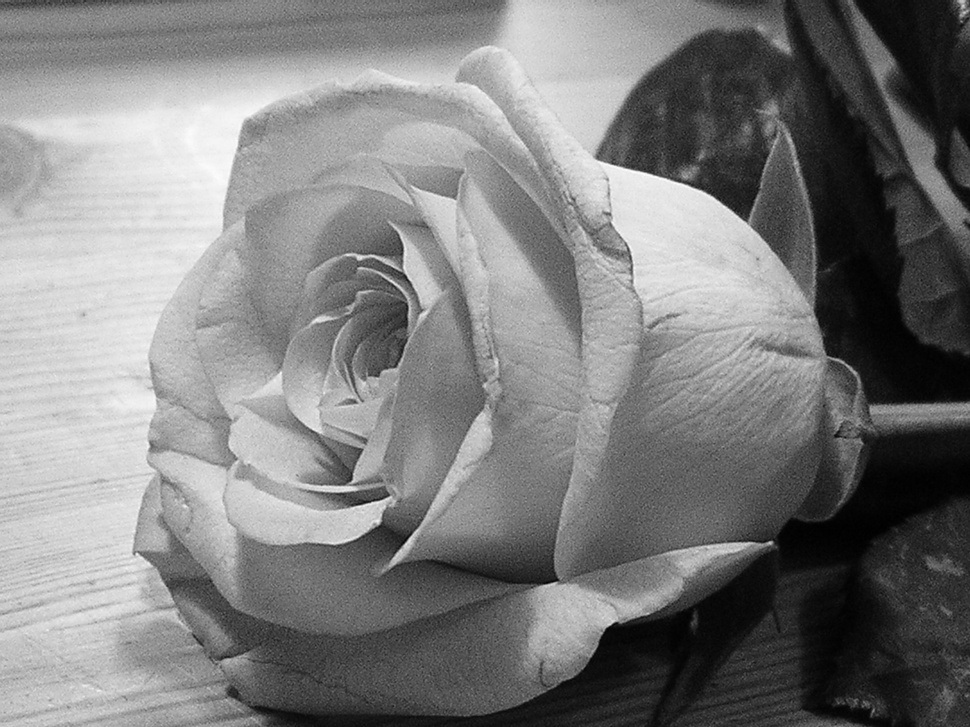
#> input picture Images/grayscale-rose1.jpg, 970 x 727 px, shrunk from 2592 x 1944 before the run, found by its file name
$ python demo24_adaptive.py
#> lines starting #> are read from the running program, lines starting #| are printed output that depends on the picture; after the words box and inside, x2 and y2 are one past the last pixel; in counts of white or black regions, pixels touching at a corner belong together
import cv2
from matplotlib import pyplot as plt
import time

IMAGE_PATH = "./images/grayscale-rose1.jpg"
src = cv2.imread(IMAGE_PATH, cv2.IMREAD_GRAYSCALE)
#> src is the input picture: shape (727, 970); min 0, max 254, mean 126.2

THRESHOLD_VALUE = 127
MAX_VALUE = 255

th, dst = cv2.threshold(src, THRESHOLD_VALUE, MAX_VALUE, cv2.THRESH_BINARY)
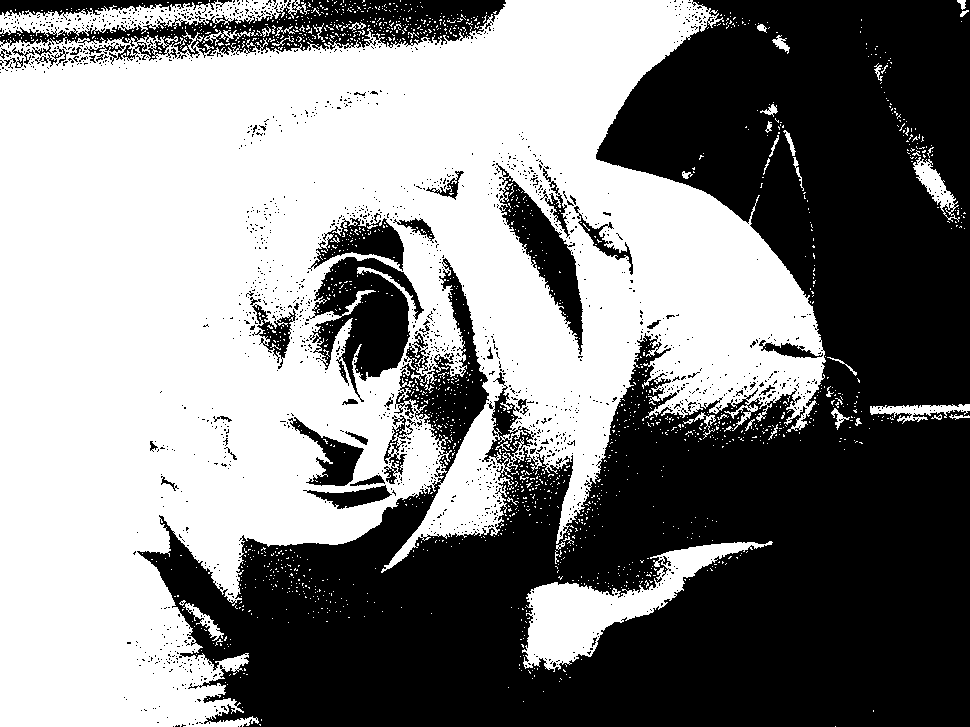
#> dst: shape (727, 970); 52.4% white; 1687 black regions (1635 under 20 px), largest, box (x1, y1, x2, y2) and area: (137, 0, 970, 727) 292899, (0, 0, 506, 65) 12352, (309, 257, 424, 402) 8382
#> th = 127
th2 = cv2.adaptiveThreshold(src, 255, cv2.ADAPTIVE_THRESH_MEAN_C, cv2.THRESH_BINARY, 5, 3)
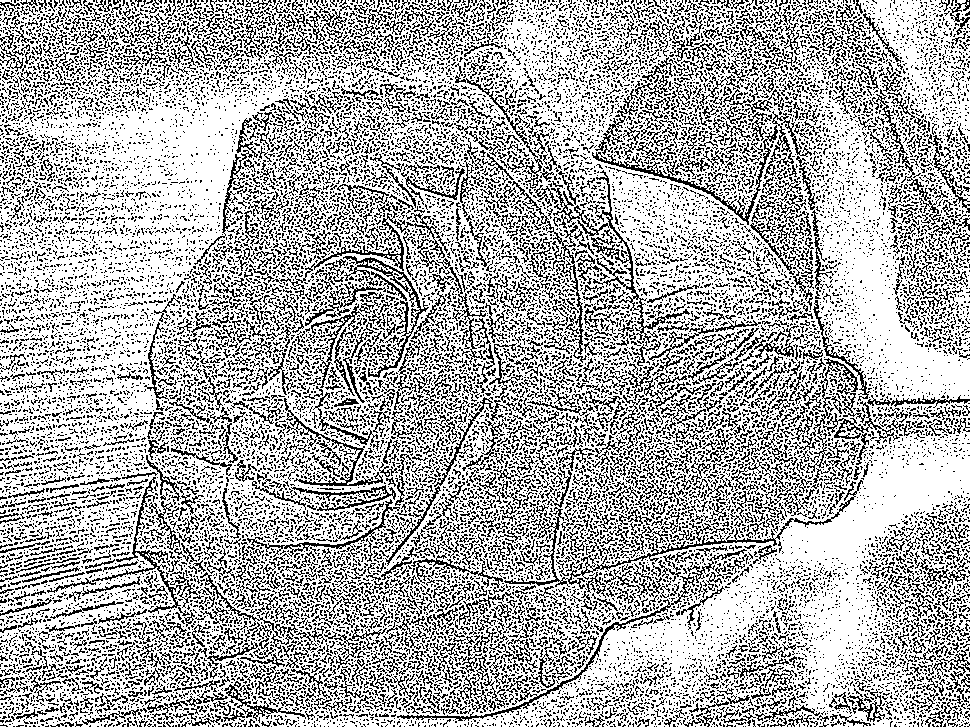
#> th2: shape (727, 970); 69.5% white; black in thin lines or dots
th3 = cv2.adaptiveThreshold(src, 255, cv2.ADAPTIVE_THRESH_GAUSSIAN_C, cv2.THRESH_BINARY, 5, 3)
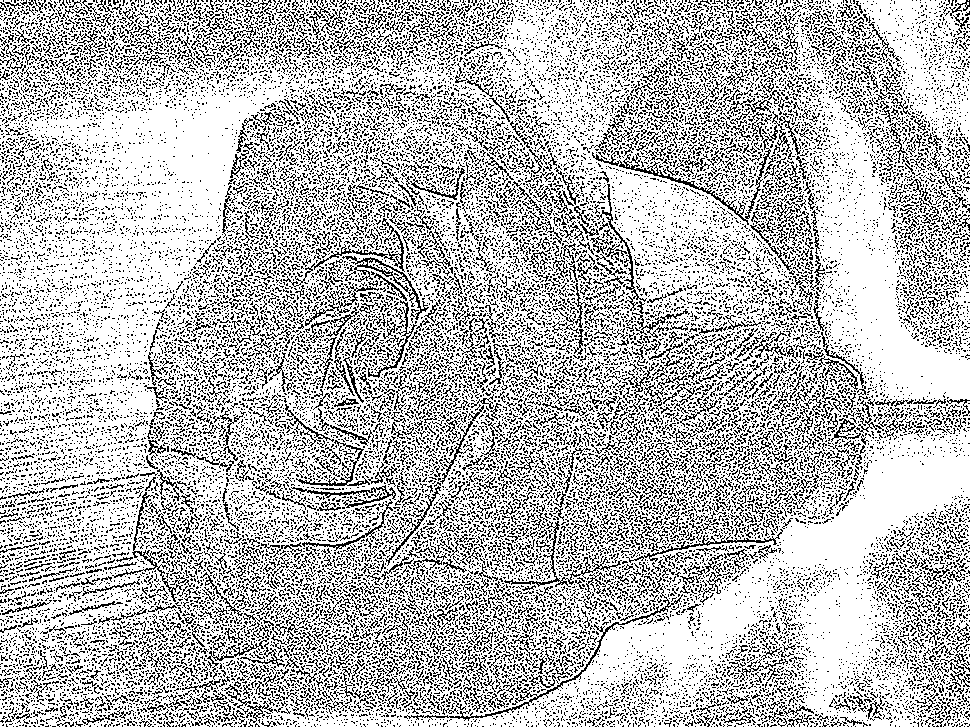
#> th3: shape (727, 970); 73.9% white; black in thin lines or dots
print(type(dst))
#| <class 'numpy.ndarray'>
print(type(th2))
#| <class 'numpy.ndarray'>
print(type(th3))
#| <class 'numpy.ndarray'>
images = [src, dst, th2, th3]
titles = ['origin', 'global thresh=127', 'adaptive mean', 'adaptive gaussian']
index = 0
for (i, t) in zip(images, titles):
    plt.subplot(2, 2, index + 1)
    plt.imshow(i, cmap='gray')
    plt.title(t)
    index += 1
#> this loop made 4 passes
#> t on passes 1 to 4: 'origin', 'global thresh=127', 'adaptive mean', 'adaptive gaussian'
#> after the loop, index = 4
plt.show()
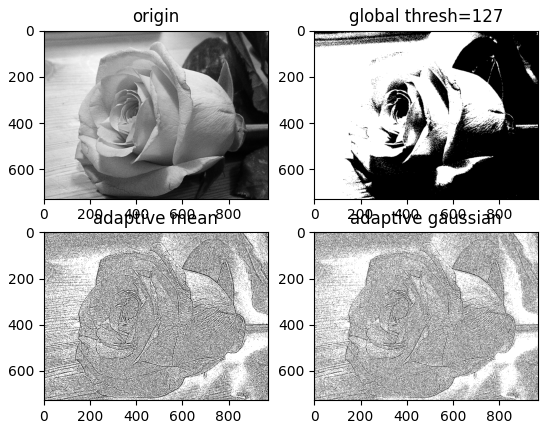
#> figure drawn by matplotlib, 4 panels
